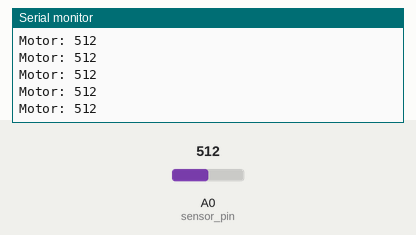
Bench run of a sketch on a simulated Arduino Uno, built with avr-gcc and run on an emulated ATmega328P. Parts: the last lines printed to the serial monitor. Inputs (shaded band) come from the test bench; at power-on: A0 (sensor_pin) = 512.

Above: at 1.2 s.
1.3 s: A0 (sensor_pin) set to 11
At 1.9 s:
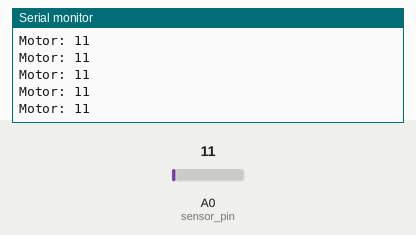
2.8 s: A0 (sensor_pin) set to 8
At 3.9 s:
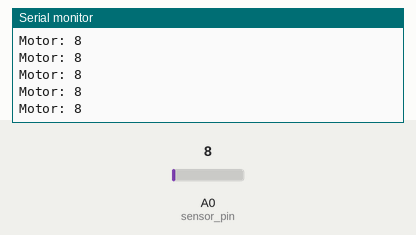
Timing chart, 0 to 5.8 s (numbered marks = the images above; inputs shaded):
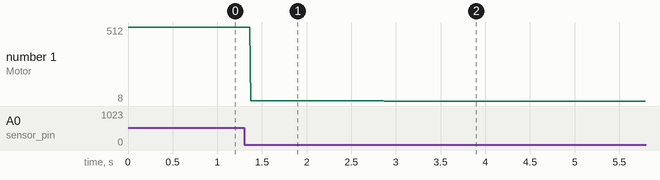

The sketch:

motor_sensor_analog.ino
```cpp
#include "Arduino.h"

int sensor_pin = A0;
int motor_position = 0;

void setup()
{
	Serial.begin(9600);
}

void loop()
{
	motor_position = analogRead(sensor_pin);
	Serial.print("Motor: ");
	Serial.println(motor_position);
}
```

Measured:
- after the input at 1.3 s, the serial monitor: prints a new line after 0.07 s (image 1)
- after the input at 2.8 s, the serial monitor: prints a new line after 0.07 s (image 2)
- plotted number 1: 512 → 11 after the input at 1.3 s, 11 → 8 after the input at 2.8 s
